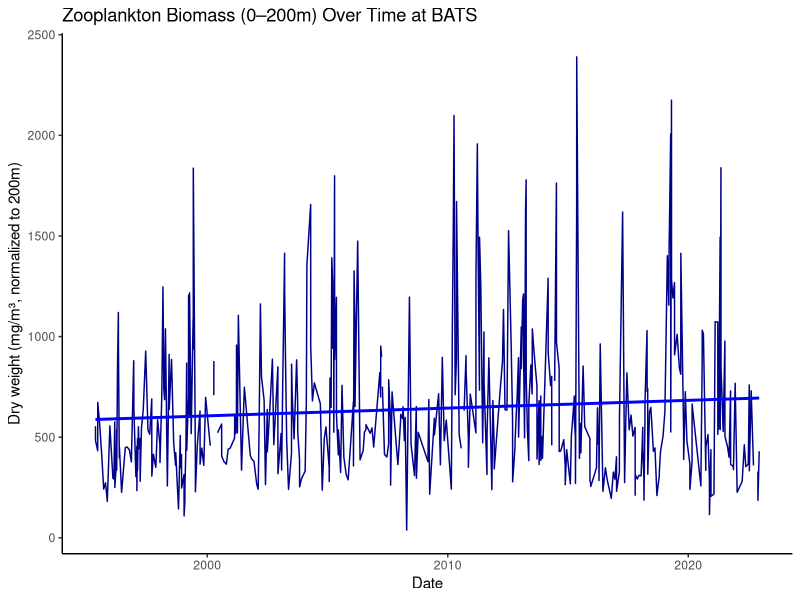
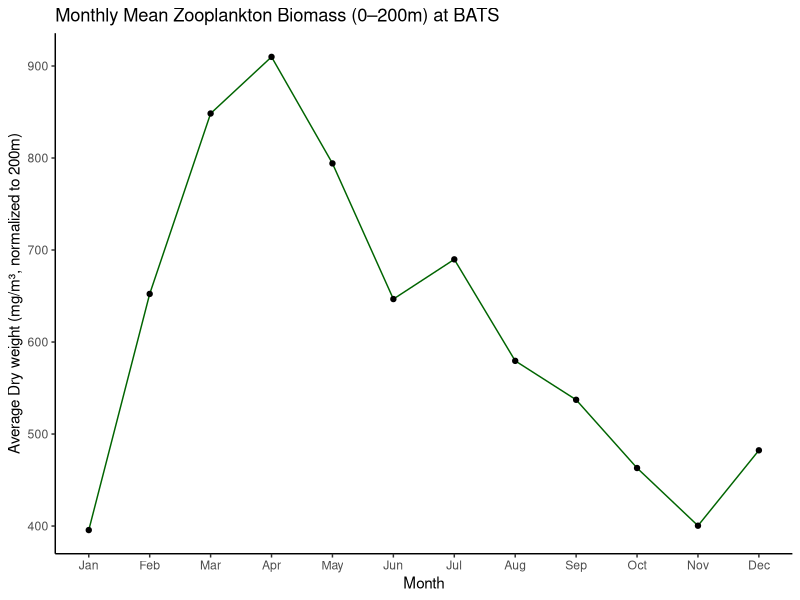
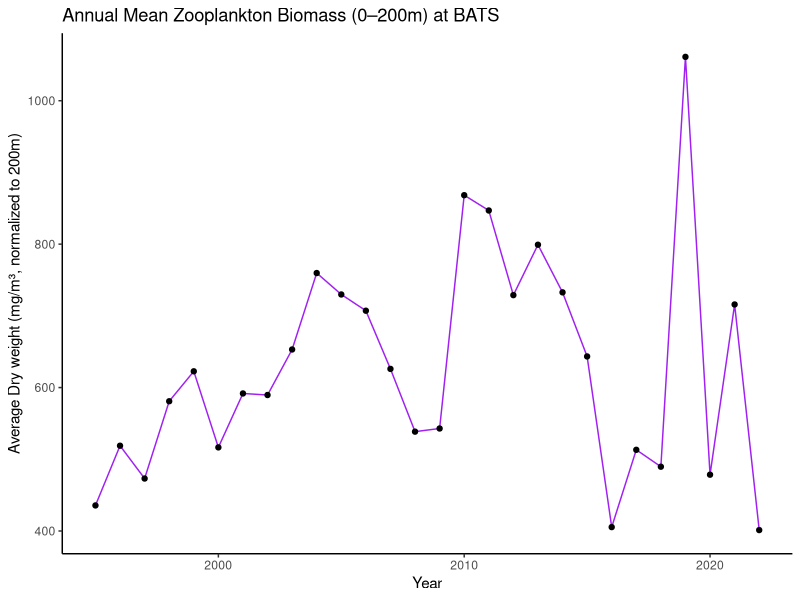

Write R code to recreate these figures, in order. (Note: this script raises an error after producing the figures.)
## Load necessary libraries
library(dplyr)
library(readr)
library(readxl)
library(ggplot2)

# Step 1: Load the zooplankton dataset ----
zooplankton<- read_excel("Data/BATS_zooplankton (1).xlsx",na="-999")
View(zooplankton)

# Step 2: Check column names ----
# Getting rid of the first 34 rows
zooplankton<- zooplankton[-c(1:34), ]

#making row 1 the column headers and getting rid of row 1
colnames(zooplankton) <- as.character(unlist(zooplankton[1, ]))
zooplankton <- zooplankton[-1, ]
colnames(zooplankton)

#Step 3: Convert date to proper Date format ----
#date is written as yyyymmdd e.g. 19940406 on column 2 
zooplankton$date <- as.Date(as.character(zooplankton$date), format="%Y%m%d")

#Step 4: Depth integration - Filter to only depths ≤ 200 m ----
# Convert depth column to numeric
zooplankton$max_depth <- as.numeric(zooplankton$max_depth)
# Filter rows where max depth is less than or equal to 200 m
zooplankton_filtered <- zooplankton %>%
  filter(max_depth <= 200)

# Visualizing ----
# a) Time-series plot of raw time-series — can see seasonal cycles and long-term changes.----

# Aggregation by date for visualization of raw data
#rename column 23 for clarity change from 'total_dry_weight/volume_for_all_size_fractions_200m' to TotalDryNorm200
colnames(zooplankton_filtered)[23] <- "TotalDryNorm200"
colnames(zooplankton_filtered)
# Convert biomass column to numeric
zooplankton_filtered$TotalDryNorm200 <- as.numeric(zooplankton_filtered$TotalDryNorm200)

# Aggregate to one value per date (mean or sum, depending on definition)
zoop_daily <- zooplankton_filtered %>%
  group_by(date) %>% #Take all the rows that have the same date and treat them as one group. 
  summarise(DryBiomass = mean(TotalDryNorm200, na.rm = TRUE)) %>% # average of TotalDryNorm200 for that day.
  ungroup()

ggplot(zoop_daily, aes(x = date, y = DryBiomass)) +
  geom_line(color = "darkblue") +
  geom_smooth(method = "lm", color = "blue", se = FALSE) +
  labs(title = "Zooplankton Biomass (0–200m) Over Time at BATS",
       x = "Date",
       y = "Dry weight (mg/m³, normalized to 200m)") +
  theme_classic()

#b) Seasonal pattern (montly averages) -----
zoop_daily$Month <- format(zoop_daily$date, "%m") # Extract month as numeric
zoop_daily$Month <- as.numeric(zoop_daily$Month) # Convert to numeric
zoop_monthly <- zoop_daily %>% 
  group_by(Month) %>% 
  summarise(MonthlyAvgBiomass = mean(DryBiomass, na.rm = TRUE)) %>% 
  ungroup()
# Plot monthly averages
ggplot(zoop_monthly, aes(x = Month, y = MonthlyAvgBiomass)) + # x is month (1-12)
  geom_line(color = "darkgreen") +
  geom_point() +
  scale_x_continuous(breaks = 1:12, labels = month.abb) +
  labs(title = "Monthly Mean Zooplankton Biomass (0–200m) at BATS",
       x = "Month",
       y = "Average Dry weight (mg/m³, normalized to 200m)") +
  theme_classic()

# c) Annual pattern (yearly averages) ----
zoop_daily$Year <- format(zoop_daily$date, "%Y") # Extract year
zoop_daily$Year <- as.numeric(zoop_daily$Year) # Convert to numeric
zoop_yearly <- zoop_daily %>% 
  group_by(Year) %>% 
  summarise(YearlyAvgBiomass = mean(DryBiomass, na.rm = TRUE)) %>%  #calculating avg biomass per year
  ungroup()
# Plot yearly averages
ggplot(zoop_yearly, aes(x = Year, y = YearlyAvgBiomass)) +
  geom_line(color = "purple") +
  geom_point() +
  labs(title = "Annual Mean Zooplankton Biomass (0–200m) at BATS",
       x = "Year",
       y = "Average Dry weight (mg/m³, normalized to 200m)") +
  theme_classic()



#save zoop_daily to dataset folder - github
write.csv(zoop_daily, "zoop_daily.csv", row.names = FALSE)

# Depth integrate (sum biomass per sampling event) ----
# Adjust biomass column name accordingly
zooplankton_integrated <- zooplankton_filtered %>%
  group_by(date) %>%
  summarise(TotalBiomass_0_200m = sum(Biomass_mg_m3, na.rm = TRUE)) %>%
  ungroup()

# Save output for later analysis -----
write_csv(zoop_integrated, "zooplankton_integrated_0_200m.csv")
# Now zoop_integrated has one row per date with summed biomass for top 200 m

# Visualizing the data----
ggplot(zoop_integrated, aes(x = Date, y = TotalBiomass_0_200m)) +
  geom_line(color = "blue") +
  labs(title = "Zooplankton Biomass (0-200m) Over Time",
       x = "Date",
       y = "Total Biomass (mg/m³)") +
  theme_minimal()
# This plot shows trends in zooplankton biomass over time in the upper 200 m






#Identify timing of onset, peak, and duration of biomass blooms each year → plot trends across years.----
# Calculate annual metrics
zoop_metrics <- zoop_integrated %>%
  mutate(Year = as.numeric(format(Date, "%Y"))) %>%
  group_by(Year) %>%
  summarise(
    Onset = min(Date[TotalBiomass_0_200m > threshold], na.rm = TRUE), # Define threshold based on data
    Peak = Date[which.max(TotalBiomass_0_200m)],
    Duration = as.numeric(difftime(max(Date[TotalBiomass_0_200m > threshold], na.rm = TRUE), Onset, units = "days"))
  ) %>%
  ungroup()
# Plot trends in onset, peak, and duration
ggplot(zoop_metrics, aes(x = Year)) +
  geom_line(aes(y = as.numeric(Onset), color = "Onset")) +
  geom_line(aes(y = as.numeric(Peak), color = "Peak")) +
  geom_line(aes(y = Duration, color = "Duration")) +
  labs(title = "Annual Zooplankton Bloom Metrics",
       x = "Year",
       y = "Days / Date",
       color = "Metric") +
  theme_minimal()
# Note: Define 'threshold' based on data characteristics for bloom onset detection.
# This code provides a framework; adjust threshold and metrics as needed based on data exploration.
# Further analyses could include correlations with environmental variables, size-fraction specific trends, etc.
